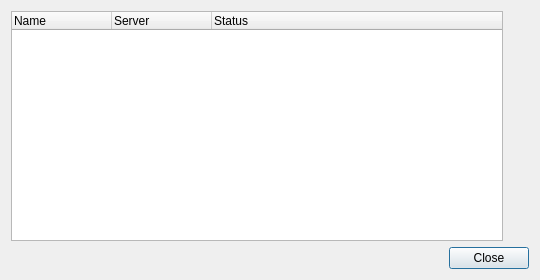
<?xml version="1.0" encoding="UTF-8"?>
<ui version="4.0">
 <class>AccountManage</class>
 <widget class="QDialog" name="AccountManage">
  <property name="geometry">
   <rect>
    <x>0</x>
    <y>0</y>
    <width>540</width>
    <height>280</height>
   </rect>
  </property>
  <property name="windowTitle">
   <string>Jabber Accounts</string>
  </property>
  <layout class="QVBoxLayout" name="_2">
   <item>
    <layout class="QHBoxLayout">
     <item>
      <widget class="AccountManageTree" name="lv_accs">
       <property name="indentation">
        <number>0</number>
       </property>
       <property name="rootIsDecorated">
        <bool>false</bool>
       </property>
       <property name="uniformRowHeights">
        <bool>true</bool>
       </property>
       <property name="itemsExpandable">
        <bool>false</bool>
       </property>
       <property name="allColumnsShowFocus">
        <bool>true</bool>
       </property>
       <attribute name="headerCascadingSectionResizes">
        <bool>true</bool>
       </attribute>
       <attribute name="headerStretchLastSection">
        <bool>true</bool>
       </attribute>
       <column>
        <property name="text">
         <string>Name</string>
        </property>
       </column>
       <column>
        <property name="text">
         <string>Server</string>
        </property>
       </column>
       <column>
        <property name="text">
         <string>Status</string>
        </property>
       </column>
      </widget>
     </item>
     <item>
      <layout class="QVBoxLayout">
       <item>
        <widget class="IconButton" name="pb_add" native="true">
         <property name="text" stdset="0">
          <string>&amp;Add</string>
         </property>
         <property name="psiIconName" stdset="0">
          <string>psi/addContact</string>
         </property>
        </widget>
       </item>
       <item>
        <widget class="IconButton" name="pb_modify" native="true">
         <property name="text" stdset="0">
          <string>&amp;Modify</string>
         </property>
        </widget>
       </item>
       <item>
        <widget class="IconButton" name="pb_remove" native="true">
         <property name="text" stdset="0">
          <string>Rem&amp;ove</string>
         </property>
         <property name="psiIconName" stdset="0">
          <string>psi/remove</string>
         </property>
        </widget>
       </item>
       <item>
        <spacer name="Spacer12">
         <property name="orientation">
          <enum>Qt::Vertical</enum>
         </property>
         <property name="sizeType">
          <enum>QSizePolicy::Expanding</enum>
         </property>
         <property name="sizeHint" stdset="0">
          <size>
           <width>20</width>
           <height>127</height>
          </size>
         </property>
        </spacer>
       </item>
      </layout>
     </item>
    </layout>
   </item>
   <item>
    <widget class="QDialogButtonBox" name="buttonBox">
     <property name="standardButtons">
      <set>QDialogButtonBox::Close</set>
     </property>
    </widget>
   </item>
  </layout>
 </widget>
 <layoutdefault spacing="6" margin="11"/>
 <pixmapfunction>qPixmapFromMimeSource</pixmapfunction>
 <customwidgets>
  <customwidget>
   <class>IconButton</class>
   <extends>QWidget</extends>
   <header>iconbutton.h</header>
  </customwidget>
  <customwidget>
   <class>AccountManageTree</class>
   <extends>QTreeWidget</extends>
   <header>accountmanagedlg.h</header>
  </customwidget>
 </customwidgets>
 <resources/>
 <connections>
  <connection>
   <sender>buttonBox</sender>
   <signal>rejected()</signal>
   <receiver>AccountManage</receiver>
   <slot>reject()</slot>
   <hints>
    <hint type="sourcelabel">
     <x>372</x>
     <y>265</y>
    </hint>
    <hint type="destinationlabel">
     <x>474</x>
     <y>210</y>
    </hint>
   </hints>
  </connection>
 </connections>
</ui>
